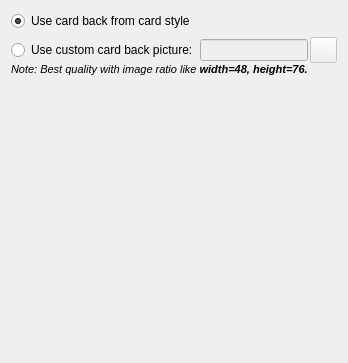
           <widget class="QWidget" name="tab">
            <attribute name="title">
             <string>Card Back</string>
            </attribute>
            <layout class="QGridLayout" name="gridLayout_17">
             <item row="0" column="0">
              <widget class="QRadioButton" name="radioButton_flipsideTux">
               <property name="text">
                <string>Use card back from card style</string>
               </property>
               <property name="checked">
                <bool>true</bool>
               </property>
              </widget>
             </item>
             <item row="1" column="0">
              <layout class="QVBoxLayout" name="_3">
               <property name="spacing">
                <number>0</number>
               </property>
               <property name="leftMargin">
                <number>0</number>
               </property>
               <property name="topMargin">
                <number>0</number>
               </property>
               <property name="rightMargin">
                <number>0</number>
               </property>
               <property name="bottomMargin">
                <number>0</number>
               </property>
               <item>
                <layout class="QHBoxLayout" name="_10">
                 <property name="spacing">
                  <number>2</number>
                 </property>
                 <property name="leftMargin">
                  <number>0</number>
                 </property>
                 <property name="topMargin">
                  <number>0</number>
                 </property>
                 <property name="rightMargin">
                  <number>0</number>
                 </property>
                 <property name="bottomMargin">
                  <number>0</number>
                 </property>
                 <item>
                  <widget class="QRadioButton" name="radioButton_flipsideOwn">
                   <property name="text">
                    <string>Use custom card back picture:</string>
                   </property>
                  </widget>
                 </item>
                 <item>
                  <widget class="QLineEdit" name="lineEdit_OwnFlipsideFilename">
                   <property name="enabled">
                    <bool>false</bool>
                   </property>
                  </widget>
                 </item>
                 <item>
                  <widget class="QPushButton" name="pushButton_openFlipsidePicture">
                   <property name="enabled">
                    <bool>false</bool>
                   </property>
                   <property name="minimumSize">
                    <size>
                     <width>27</width>
                     <height>26</height>
                    </size>
                   </property>
                   <property name="maximumSize">
                    <size>
                     <width>27</width>
                     <height>26</height>
                    </size>
                   </property>
                   <property name="icon">
                    <iconset resource="resources/pokerth.qrc">
                     <normaloff>:/gfx/document-open-folder.png</normaloff>:/gfx/document-open-folder.png</iconset>
                   </property>
                  </widget>
                 </item>
                </layout>
               </item>
               <item>
                <widget class="QLabel" name="label_57">
                 <property name="text">
                  <string>&lt;!DOCTYPE HTML PUBLIC &quot;-//W3C//DTD HTML 4.0//EN&quot; &quot;http://www.w3.org/TR/REC-html40/strict.dtd&quot;&gt;
&lt;html&gt;&lt;head&gt;&lt;meta name=&quot;qrichtext&quot; content=&quot;1&quot; /&gt;&lt;style type=&quot;text/css&quot;&gt;
p, li { white-space: pre-wrap; }
&lt;/style&gt;&lt;/head&gt;&lt;body style=&quot; font-family:'Nimbus Sans L'; font-size:8pt; font-weight:400; font-style:normal;&quot;&gt;
&lt;table style=&quot;-qt-table-type: root; margin-top:4px; margin-bottom:4px; margin-left:4px; margin-right:4px;&quot;&gt;
&lt;tr&gt;
&lt;td style=&quot;border: none;&quot;&gt;
&lt;p style=&quot; margin-top:0px; margin-bottom:0px; margin-left:0px; margin-right:0px; -qt-block-indent:0; text-indent:0px;&quot;&gt;&lt;span style=&quot; font-style:italic;&quot;&gt;Note: Best quality with image ratio like &lt;/span&gt;&lt;span style=&quot; font-weight:600; font-style:italic;&quot;&gt;width=48, height=76.&lt;/span&gt;&lt;/p&gt;&lt;/td&gt;&lt;/tr&gt;&lt;/table&gt;&lt;/body&gt;&lt;/html&gt;</string>
                 </property>
                 <property name="wordWrap">
                  <bool>true</bool>
                 </property>
                </widget>
               </item>
              </layout>
             </item>
             <item row="2" column="0">
              <spacer name="verticalSpacer_4">
               <property name="orientation">
                <enum>Qt::Orientation::Vertical</enum>
               </property>
               <property name="sizeHint" stdset="0">
                <size>
                 <width>20</width>
                 <height>276</height>
                </size>
               </property>
              </spacer>
             </item>
            </layout>
           </widget>
